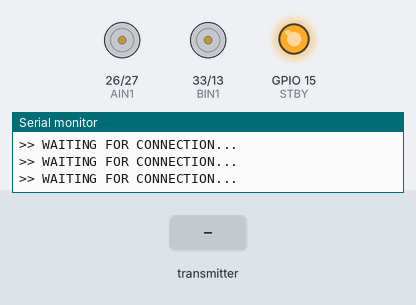
A sketch run on a simulated ESP32. On the bench: motor-driver pin pairs drawn as motors (green arrow = first pin HIGH = forward, orange = second pin HIGH = backward, longer = more drive, scaled by the enable pin, stopped while the standby pin is LOW), output pins drawn as LEDs (lit = HIGH), the last lines printed to the serial monitor. Inputs (shaded band) come from the test bench. WiFi joins after 1.5 s; servers stay silent unless stated; uploads are accepted with an empty reply.

Above: at 2.7 s.
2.8 s: the transmitter starts sending irLeft = 1
At 3.2 s:
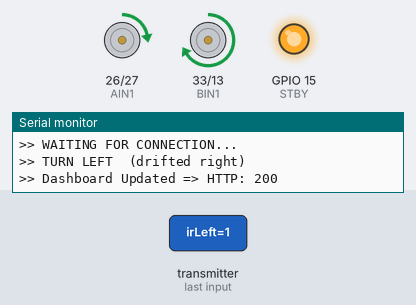
4.4 s: the transmitter starts sending irRight = 1
At 5.5 s:
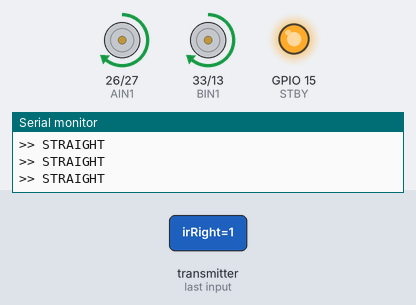
6.0 s: the transmitter starts sending irLeft = 0
At 6.6 s:
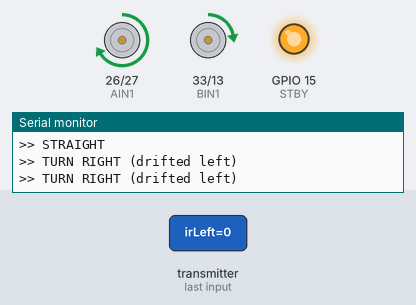
7.5 s: the transmitter starts sending irRight = 0
At 8.9 s:
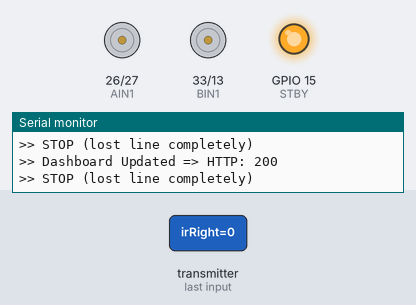
Timing chart, 0 to 10.5 s (numbered marks = the images above; inputs shaded):
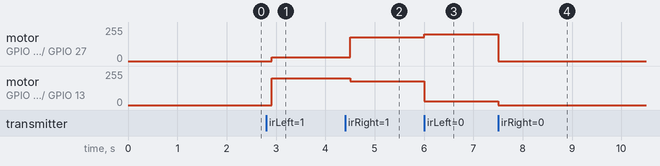

The sketch:

line_test_esp2.ino
```cpp
// ════════════════════════════════════════════════════════════════
//  LINE FOLLOW TEST — ESP32 #2
//  Receives IR data from ESP32 #1 via ESP-NOW
//  Controls TB6612FNG motor driver
//
//  WIRING:
//  D25 → PWMA   D26 → AIN1   D27 → AIN2
//  D32 → PWMB   D33 → BIN1   D13 → BIN2
//  D15 → STBY   3V3 → VCC    12V → VM
//
//  LOGIC:
//  Left ON  + Right ON  → straight
//  Left ON  + Right OFF → drifting right → slow right motor
//  Left OFF + Right ON  → drifting left  → slow left motor
//  Left OFF + Right OFF → lost line      → stop
// ════════════════════════════════════════════════════════════════

#include <HTTPClient.h>
#include <WiFi.h>
#include <esp_now.h>

// ⚠️ Local IP from Laptop's Wireless LAN adapter
const char *serverUrl = "http://10.38.236.34:3000/api/telemetry";
unsigned long lastHttpTime = 0;

// ── Motor pins ───────────────────────────────────────────────────
#define PWMA 25
#define AIN1 26
#define AIN2 27
#define PWMB 32
#define BIN1 33
#define BIN2 13
#define STBY 15

// ── PWM setup ────────────────────────────────────────────────────
#define PWM_FREQ 1000
#define PWM_RES 8 // 8-bit: 0–255

// ── Speeds — tune these for your motors ─────────────────────────
#define SPEED_STRAIGHT 180 // both motors, going straight
#define SPEED_OUTER                                                            \
  200 // faster wheel on a turn (bumped up to sweep through curves)
#define SPEED_INNER 30 // slower wheel on a turn (lowered to pivot tight curves)

// ── Shared struct — must match ESP32 #1 ─────────────────────────
typedef struct {
  bool irLeft;
  bool irRight;
} IRPacket;

IRPacket rxData;
bool newData = false;
unsigned long lastRecvTime = 0;
unsigned long lastLineDetectTime =
    0; // Tracks when we last saw the line for gaps

// ── Motor helpers ────────────────────────────────────────────────
void motorA(int speed, bool fwd) {
  digitalWrite(AIN1, fwd ? HIGH : LOW);
  digitalWrite(AIN2, fwd ? LOW : HIGH);
  ledcWrite(PWMA, constrain(speed, 0, 255));
}

void motorB(int speed, bool fwd) {
  digitalWrite(BIN1, fwd ? HIGH : LOW);
  digitalWrite(BIN2, fwd ? LOW : HIGH);
  ledcWrite(PWMB, constrain(speed, 0, 255));
}

void goStraight() {
  motorA(SPEED_STRAIGHT, true);
  motorB(SPEED_STRAIGHT, true);
}

void turnLeft() {
  // Left motor slower, right motor faster
  motorA(SPEED_INNER, true);
  motorB(SPEED_OUTER, true);
}

void turnRight() {
  // Right motor slower, left motor faster
  motorA(SPEED_OUTER, true);
  motorB(SPEED_INNER, true);
}

void stopMotors() {
  ledcWrite(PWMA, 0);
  ledcWrite(PWMB, 0);
  digitalWrite(AIN1, LOW);
  digitalWrite(AIN2, LOW);
  digitalWrite(BIN1, LOW);
  digitalWrite(BIN2, LOW);
}

// ── ESP-NOW receive callback ─────────────────────────────────────
void onReceive(const esp_now_recv_info_t *info, const uint8_t *data, int len) {
  if (len == sizeof(IRPacket)) {
    memcpy(&rxData, data, sizeof(IRPacket));
    newData = true;
    lastRecvTime = millis();
  }
}

// ── Setup ────────────────────────────────────────────────────────
void setup() {
  Serial.begin(115200);
  Serial.println("\nSafari Bot — ESP32 #2 Line Follow Test");

  // Motor pins
  pinMode(AIN1, OUTPUT);
  pinMode(AIN2, OUTPUT);
  pinMode(BIN1, OUTPUT);
  pinMode(BIN2, OUTPUT);
  pinMode(STBY, OUTPUT);
  digitalWrite(STBY, HIGH); // enable driver

  // PWM
  ledcAttach(PWMA, PWM_FREQ, PWM_RES);
  ledcAttach(PWMB, PWM_FREQ, PWM_RES);
  stopMotors();

  // Sync to Hotspot so ESP-NOW matches ESP1 and we can use HTTP requests
  WiFi.mode(WIFI_STA);
  WiFi.begin("Devansh", "dev182005");
  Serial.print("Connecting to Wi-Fi to sync radio channel.");
  while (WiFi.status() != WL_CONNECTED) {
    delay(500);
    Serial.print(".");
  }
  Serial.println("\nWi-Fi Connected! Radio Channel Synced.");

  if (esp_now_init() != ESP_OK) {
    Serial.println("ESP-NOW init failed!");
    return;
  }
  esp_now_register_recv_cb(onReceive);

  Serial.println("Waiting for Broadcast IR data from ESP32 #1...");
}

// ── Loop ─────────────────────────────────────────────────────────
void loop() {
  // ── Safety Timeout: Stop motors if disconnected ──
  if (millis() - lastRecvTime > 500) {
    stopMotors();
    Serial.println(">> WAITING FOR CONNECTION...");
    delay(200); // Prevent spamming
    return;
  }

  if (!newData)
    return;
  newData = false;

  bool L = rxData.irLeft;
  bool R = rxData.irRight;

  // Update memory of when we last saw the black line
  if (L || R) {
    lastLineDetectTime = millis();
  }

  if (L && R) {
    goStraight();
    Serial.println(">> STRAIGHT");
  } else if (L && !R) {
    turnLeft();
    Serial.println(">> TURN LEFT  (drifted right)");
  } else if (!L && R) {
    turnRight();
    Serial.println(">> TURN RIGHT (drifted left)");
  } else {
    // !L && !R means we lost the line OR we hit a short gap.
    // To handle short gaps, we keep doing whatever we were doing for 400
    // milliseconds.
    if (millis() - lastLineDetectTime < 400) {
      Serial.println(">> IN GAP: Coasting over the gap...");
    } else {
      // If it's been more than 400ms, the run is actually over.
      stopMotors();
      Serial.println(">> STOP (lost line completely)");
    }
  }

  // ── Send telemetry to Laptop (Non-Blocking: Once every 1000ms) ──
  if (WiFi.status() == WL_CONNECTED && millis() - lastHttpTime > 1000) {
    lastHttpTime = millis();
    HTTPClient http;
    http.begin(serverUrl);
    http.addHeader("Content-Type", "application/json");

    // Send a JSON object matching what server.js /api/telemetry expects
    // We send vehicle speed to the dashboard. You could also dynamically adjust
    // this based on tight curves.
    String jsonPayload =
        "{\"speed\": " + String(SPEED_STRAIGHT) + ", \"position\": 50}";

    int httpResponseCode = http.POST(jsonPayload);
    if (httpResponseCode > 0) {
      Serial.println(">> Dashboard Updated => HTTP: " +
                     String(httpResponseCode));
    }
    http.end();
  }
}
```

Measured:
- after the input at 2.8 s, motor on GPIO 26 (AIN1) / GPIO 27 (AIN2): stopped → forward 30/255 after 0.11 s; motor on GPIO 33 (BIN1) / GPIO 13 (BIN2): stopped → forward 199/255 after 0.11 s
- after the input at 4.4 s, motor on GPIO 26 (AIN1) / GPIO 27 (AIN2): forward 30/255 → forward 179/255 after 0.10 s; motor on GPIO 33 (BIN1) / GPIO 13 (BIN2): forward 199/255 → forward 179/255 after 0.10 s
- after the input at 6.0 s, motor on GPIO 26 (AIN1) / GPIO 27 (AIN2): forward 179/255 → forward 199/255 at once; motor on GPIO 33 (BIN1) / GPIO 13 (BIN2): forward 179/255 → forward 30/255 at once
- after the input at 7.5 s, motor on GPIO 26 (AIN1) / GPIO 27 (AIN2): forward 199/255 → stopped at once; motor on GPIO 33 (BIN1) / GPIO 13 (BIN2): forward 30/255 → stopped at once
